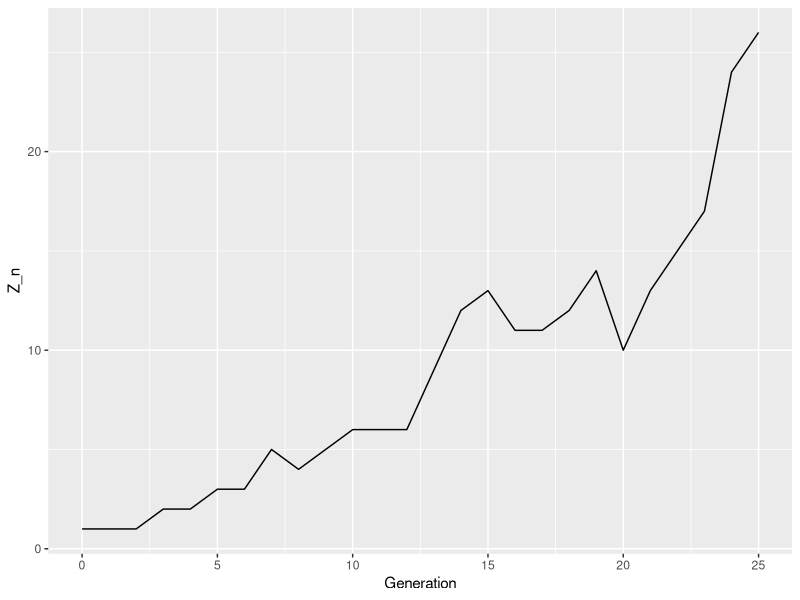
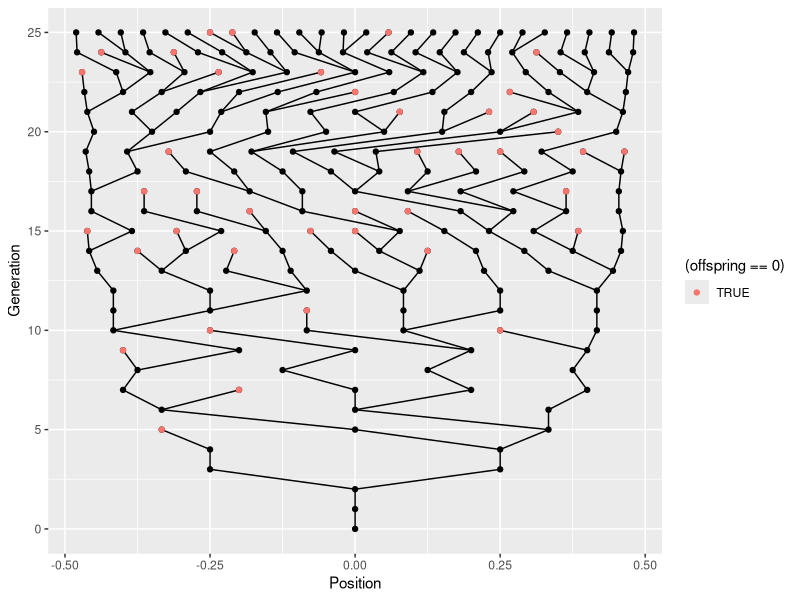

The R source for these figures, in order: (Note: this script raises an error after producing the figures.)
library(tidyverse)

# Function to generate next generation given probability values for offspring
next_gen = function(pars,z_nmin1,n){
  
  prob  = pars[[1]]
  if(z_nmin1>0){ 
    tibble(Generation=rep(n,z_nmin1), Label=1:z_nmin1,
             offspring=sample(0:(length(prob)-1), z_nmin1, replace=T, prob=prob))
  }
  else{
    tibble(Generation=n, Label=1,
             offspring=0)
  }

}

# Function to generate branching process up to certain generation
branch = function(n,sample_func,pars) {

	z = tibble(Generation=0,offspring=1,Label=1)
	
	for(i in 1:n){
    zmin1 = z %>% filter(Generation==(i-1)) %>% summarise(sum(offspring)) %>% as.numeric(.)
	  z = bind_rows(z,sample_func(pars,z_nmin1=zmin1,n=i))
	 }
  z

}


# Probability generating function for our branching process to generate probability values from poisson distribution
poisson_dist<-function(n,lambda){
  l<-c()
  i<-0
  while(i<n)
  {
    sample<-dpois(i,lambda)
    l<-c(l,sample)
    i=i+1
  }
  
  return (l)
}

# Max generations: 25
MaxN = 25

# Offspring Distribution: with mean greater than 1
process_super= branch(MaxN,next_gen,list(c(1/6,1/2,1/3)))

# Simulation of Branching Processes for Supercritical Case
process_super = process_super %>% group_by(Generation) %>% mutate(Position = (Label - mean(Label))/(max(Label)-min(Label)+1))

p0_super = ggplot(process_super %>% group_by(Generation) %>% summarise(Z_n = n()), aes(y=Z_n,x=Generation)) + geom_line()

p0_super

p1_super = ggplot(process_super, aes(y=Generation,x=Position)) + geom_point()
segment_frame=NULL

for(i in 0:(MaxN-1)){
  current_gen = process_super %>% filter(Generation==i) %>% filter(offspring>0) %>% mutate(EndOff = cumsum(offspring),StartOff = cumsum(offspring)-offspring+1)
  if(nrow(current_gen)==0) break;
  next_gen = process_super %>% filter(Generation == i+1) %>% ungroup(.)
  for(j in 1:nrow(current_gen)){
      if(current_gen$offspring[j] > 0){
        for(k in current_gen$StartOff[j]:current_gen$EndOff[j]){
          segment_frame=bind_rows(segment_frame,tibble(x=current_gen$Position[j],xend=next_gen$Position[k],y=current_gen$Generation[j],yend=next_gen$Generation[k]))
        }
      }
  }

}

p1_super = p1_super + geom_segment(data=as.data.frame(segment_frame),aes(x=x,xend=xend,y=y,yend=yend)) + geom_point(data=process_super%>%filter(offspring==0),aes(x=Position,y=Generation,colour=(offspring==0)))

p1_super


# Offspring Distribution: with mean greater equal to 1
process= branch(MaxN,next_gen,list(c(1/3,1/3,1/3)))
process = process %>% group_by(Generation) %>% mutate(Position = (Label - mean(Label))/(max(Label)-min(Label)+1))


# Simulation of Branching Processes for Critical Case
p0 = ggplot(process %>% group_by(Generation) %>% summarise(Z_n = n()), aes(y=Z_n,x=Generation)) + geom_line()

p0

p1 = ggplot(process, aes(y=Generation,x=Position)) + geom_point()
segment_frame=NULL

for(i in 0:(MaxN-1)){
  current_gen = process %>% filter(Generation==i) %>% filter(offspring>0) %>% mutate(EndOff = cumsum(offspring),StartOff = cumsum(offspring)-offspring+1)
  if(nrow(current_gen)==0) break;
  next_gen = process %>% filter(Generation == i+1) %>% ungroup(.)
  for(j in 1:nrow(current_gen)){
      if(current_gen$offspring[j] > 0){
        for(k in current_gen$StartOff[j]:current_gen$EndOff[j]){
          segment_frame=bind_rows(segment_frame,tibble(x=current_gen$Position[j],xend=next_gen$Position[k],y=current_gen$Generation[j],yend=next_gen$Generation[k]))
        }
      }
  }

}

p1= p1 + geom_segment(data=as.data.frame(segment_frame),aes(x=x,xend=xend,y=y,yend=yend)) + geom_point(data=process%>%filter(offspring==0),aes(x=Position,y=Generation,colour=(offspring==0)))

p1


# Offspring Distribution: with mean greater less than 1
process_sub= branch(MaxN,next_gen,list(c(1/2,1/4,1/4)))
process_sub = process_sub %>% group_by(Generation) %>% mutate(Position = (Label - mean(Label))/(max(Label)-min(Label)+1))


# Simulation of Branching Processes for Subcritical Case
p0_sub = ggplot(process_sub %>% group_by(Generation) %>% summarise(Z_n = n()), aes(y=Z_n,x=Generation)) + geom_line()

p0_sub

p1_sub = ggplot(process_sub, aes(y=Generation,x=Position)) + geom_point()
segment_frame=NULL

for(i in 0:(MaxN-1)){
  current_gen = process_sub %>% filter(Generation==i) %>% filter(offspring>0) %>% mutate(EndOff = cumsum(offspring),StartOff = cumsum(offspring)-offspring+1)
  if(nrow(current_gen)==0) break;
  next_gen = process_sub %>% filter(Generation == i+1) %>% ungroup(.)
  for(j in 1:nrow(current_gen)){
      if(current_gen$offspring[j] > 0){
        for(k in current_gen$StartOff[j]:current_gen$EndOff[j]){
          segment_frame=bind_rows(segment_frame,tibble(x=current_gen$Position[j],xend=next_gen$Position[k],y=current_gen$Generation[j],yend=next_gen$Generation[k]))
        }
      }
  }

}

p1_sub= p1_sub + geom_segment(data=as.data.frame(segment_frame),aes(x=x,xend=xend,y=y,yend=yend)) + geom_point(data=process_sub%>%filter(offspring==0),aes(x=Position,y=Generation,colour=(offspring==0)))

p1_sub


# Offspring Distribution: Poisson Generating Function up to 10 children with lambda=5

process_pois= branch(MaxN,next_gen,list(poisson_dist(10,5)))
process_pois = process_pois %>% group_by(Generation) %>% mutate(Position = (Label - mean(Label))/(max(Label)-min(Label)+1))

p0_pois = ggplot(process_pois %>% group_by(Generation) %>% summarise(Z_n = n()), aes(y=Z_n,x=Generation)) + geom_line()

p0_pois

p1_pois = ggplot(process_pois, aes(y=Generation,x=Position)) + geom_point()
segment_frame=NULL

for(i in 0:(MaxN-1)){
  current_gen = process_pois %>% filter(Generation==i) %>% filter(offspring>0) %>% mutate(EndOff = cumsum(offspring),StartOff = cumsum(offspring)-offspring+1)
  if(nrow(current_gen)==0) break;
  next_gen = process_pois %>% filter(Generation == i+1) %>% ungroup(.)
  for(j in 1:nrow(current_gen)){
      if(current_gen$offspring[j] > 0){
        for(k in current_gen$StartOff[j]:current_gen$EndOff[j]){
          segment_frame=bind_rows(segment_frame,tibble(x=current_gen$Position[j],xend=next_gen$Position[k],y=current_gen$Generation[j],yend=next_gen$Generation[k]))
        }
      }
  }

}

p1_pois= p1_pois + geom_segment(data=as.data.frame(segment_frame),aes(x=x,xend=xend,y=y,yend=yend)) + geom_point(data=process_pois%>%filter(offspring==0),aes(x=Position,y=Generation,colour=(offspring==0)))

p1_pois